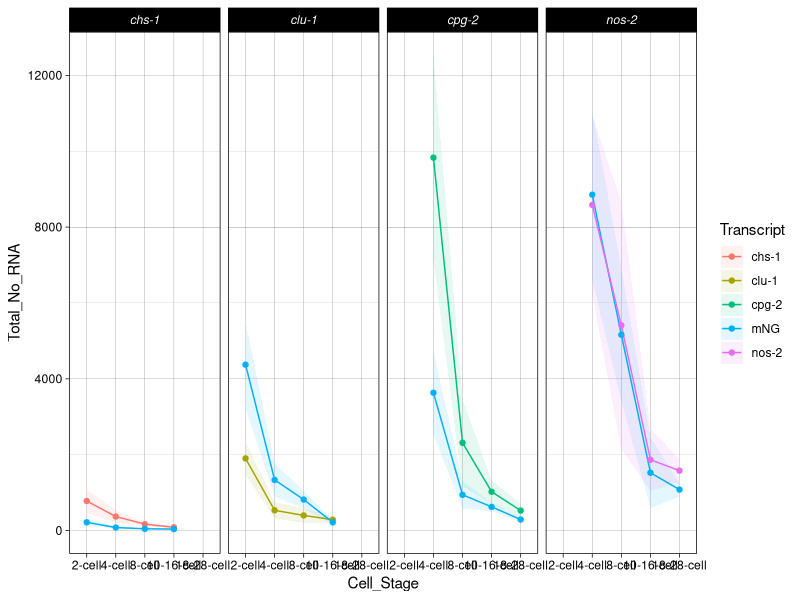
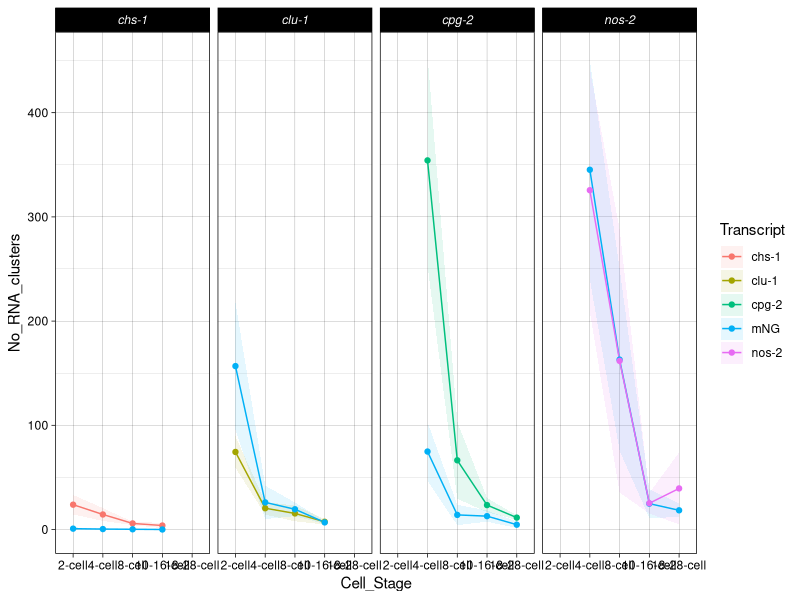
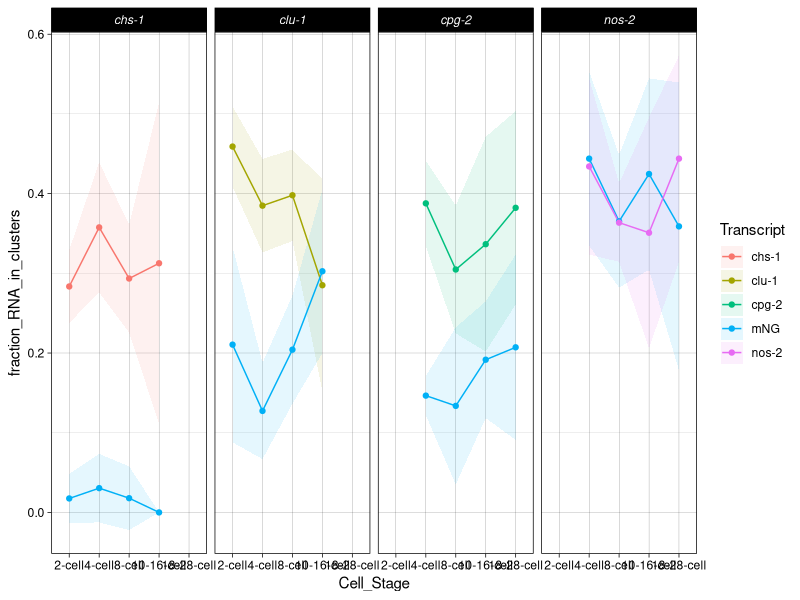
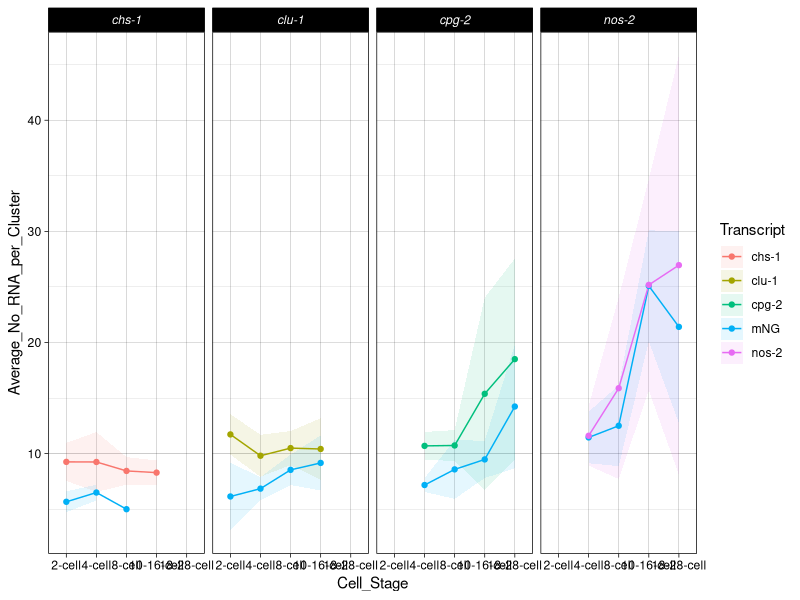
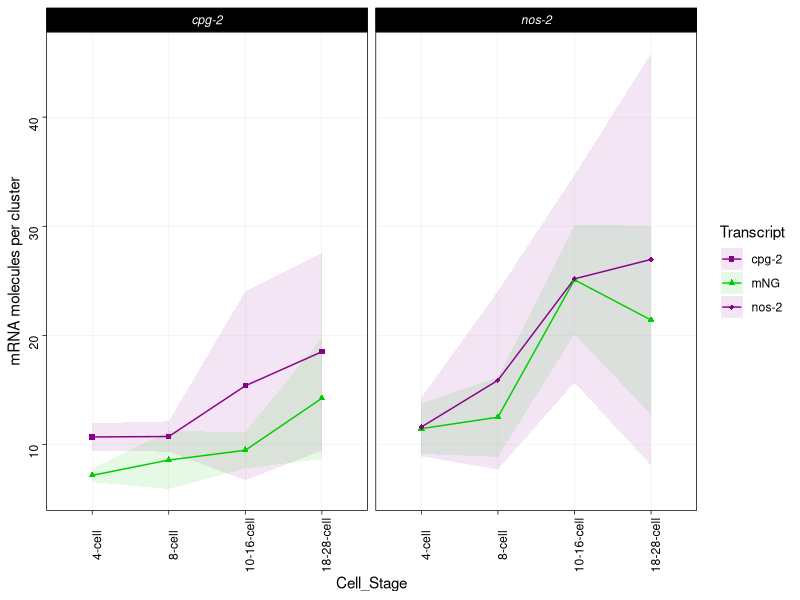
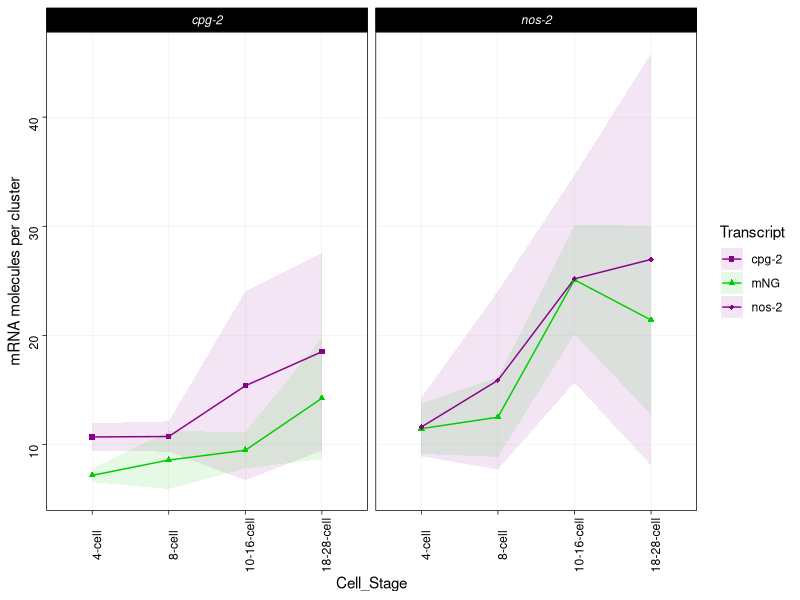

Write R code to recreate these figures, in order. (Note: this script raises an error after producing the figures.)
## ---- chunk 1

print("script initiated on", quote = FALSE)
Sys.time()

library(ggplot2)
library(ggthemes)
library(gridExtra)
library(tidyr)
library(broom)
library(dplyr)

## ---- chunk 2

# import the data
quantTable <- read.table(file = "../1_input/figure4_Sourcedata3_191022.txt", header = TRUE, row.names = 1) 

## ---- chunk 3
quantTable$Cell_Stage <- factor(quantTable$Cell_Stage, levels = c("2-cell", "4-cell", "8-cell", "10-16-cell", "18-28-cell"))

dim(quantTable)
head(quantTable)
str(quantTable)
## ---- chunk 4

# Make a function to summarize the data
data_summary <- function(data, varname, groupnames){
  require(plyr)
  summary_func <- function(x, col){
    c(mean = mean(x[[col]], na.rm=TRUE),
      sd = sd(x[[col]], na.rm=TRUE))
  }
  data_sum<-ddply(data, groupnames, .fun=summary_func,
                  varname)
  data_sum <- rename(data_sum, c("mean" = varname))
 return(data_sum)
}



## ---- chunk 5

#summarize the total number of RNAs
UTR_summ_total_RNA <- data_summary(quantTable, varname="Total_No_RNA", 
                    groupnames=c("Transcript", "X3UTR", "Cell_Stage"))

# plot number of RNA molecules by transcript type
ggplot(UTR_summ_total_RNA, aes(x=Cell_Stage, y=Total_No_RNA, group=Transcript, color=Transcript))+ 
  geom_ribbon(aes(ymin=Total_No_RNA-sd, ymax=Total_No_RNA+sd, fill = Transcript), alpha=0.1, linetype = 0) +
  facet_grid(. ~ X3UTR , scales = "free_y") +
  geom_line() + geom_point() +
  theme_linedraw() +
  theme(strip.text = element_text(face = "italic"))


## ---- chunk 6

# plot number of clusters by transcript type

UTR_summ_total_clusters <- data_summary(quantTable, varname="No_RNA_clusters", 
                    groupnames=c("Transcript", "X3UTR", "Cell_Stage"))


ggplot(UTR_summ_total_clusters, aes(x=Cell_Stage, y=No_RNA_clusters, group=Transcript, color=Transcript))+ 
  geom_ribbon(aes(ymin=No_RNA_clusters-sd, ymax=No_RNA_clusters+sd, fill = Transcript), alpha=0.1, linetype = 0) +
  facet_grid(. ~ X3UTR , scales = "free_y") +
  geom_line() + geom_point() +
  theme_linedraw() +
  theme(strip.text = element_text(face = "italic"))

## ---- chunk 7

# plot fraction_RNA_in_clusters by transcript type


UTR_summ_fraction <- data_summary(quantTable, varname="fraction_RNA_in_clusters", 
                    groupnames=c("Transcript", "X3UTR", "Cell_Stage"))


ggplot(UTR_summ_fraction, aes(x=Cell_Stage, y=fraction_RNA_in_clusters, group=Transcript, color=Transcript))+ 
  geom_ribbon(aes(ymin=fraction_RNA_in_clusters-sd, ymax=fraction_RNA_in_clusters+sd, fill = Transcript), alpha=0.1, linetype = 0) +
  facet_grid(. ~ X3UTR , scales = "free_y") +
  geom_line() + geom_point() +
  theme_linedraw() +
  theme(strip.text = element_text(face = "italic"))


## ---- chunk 8

# summarize RNA content of clusters by transcript type
UTR_summ_total_content <- data_summary(quantTable, varname="Average_No_RNA_per_Cluster", 
                    groupnames=c("Transcript", "X3UTR", "Cell_Stage"))

# summarize RNA content of clusters by transcript type
ggplot(UTR_summ_total_content, aes(x=Cell_Stage, y=Average_No_RNA_per_Cluster, group=Transcript, color=Transcript))+ 
  geom_ribbon(aes(ymin=Average_No_RNA_per_Cluster-sd, ymax=Average_No_RNA_per_Cluster+sd, fill = Transcript), alpha=0.1, linetype = 0) +
  facet_grid(. ~ X3UTR , scales = "free_y") +
  geom_line() + geom_point() +
  theme_linedraw() +
  theme(strip.text = element_text(face = "italic"))



## ---- chunk 9

#Filter for cpg-2 and nos-2 that will be in the main figure
cpgnos2_summTotalSubset <- UTR_summ_total_content[which(UTR_summ_total_content$X3UTR == "cpg-2" | UTR_summ_total_content$X3UTR ==  "nos-2"),]

p_cpg2_nos2_AveMolPlot <- ggplot(cpgnos2_summTotalSubset, aes(x=Cell_Stage, y=Average_No_RNA_per_Cluster, group=Transcript, color=Transcript, shape = Transcript))+ 
  geom_ribbon(aes(ymin=Average_No_RNA_per_Cluster-sd, ymax=Average_No_RNA_per_Cluster+sd, fill = Transcript), alpha=0.1, linetype = 0) +
  facet_grid(. ~ X3UTR , scales = "free_y") +
  ylab("mRNA molecules per cluster") +
  geom_line() + geom_point() +
  theme_linedraw() +
  scale_fill_manual(values=c("magenta4", "green3", "magenta4")) +
  scale_color_manual(values=c("magenta4", "green3", "magenta4")) +
  scale_shape_manual(values=c(15, 17, 18, 6)) +
  theme(strip.text = element_text(face = "italic"), panel.grid.minor = element_blank(), panel.grid.major = element_line(colour = "grey"), axis.text.y = element_text(angle=90), axis.text.x = element_text(angle=90)) 

p_cpg2_nos2_AveMolPlot

#Set date
date <- format(Sys.time(), "%y%m%d")
#set filename
filename <- paste("../3_output/", date, "_output_plots_Fig4FH.pdf", sep = "")


#export pdf
pdf(file = filename, width = 4, height = 2.5)
grid.arrange(p_cpg2_nos2_AveMolPlot)
dev.off()
dev.off()

#Report
print("The following output plot was saved: ", quote = FALSE)
print(filename, quote = FALSE)
## ---- chunk 10

##### Perform t-tests on cpg-2 v. neongreen::cpg-2 3'UTR localization to granules ########

# select cpg-2 data
cpg2QuantTable <- quantTable%>%
  filter(X3UTR == "cpg-2")
cpg2QuantTable$Transcript <- factor(cpg2QuantTable$Transcript, levels = c("cpg-2", "mNG"))

# summarize cpg-2 data
cpg2SummaryTable <- cpg2QuantTable%>%
  dplyr::group_by(Cell_Stage, Transcript) %>%
  dplyr::summarize(value = list(Average_No_RNA_per_Cluster)) %>%
  spread(Transcript, value)

# Perform t-tests
cpg2_pvalues <- data.frame()
for (i in 1:4){
  cpg2_pvalues[i,1] <- t.test(cpg2SummaryTable[[i,2]], cpg2SummaryTable[[i,3]])$p.value
  rownames(cpg2_pvalues)[i] <- as.character(cpg2SummaryTable$Cell_Stage[i])
}
colnames(cpg2_pvalues) <- c("p.value")

# Perform multiple test corrections using the Benjamini Hochberg method
cpg2_pvalues <- cbind(cpg2_pvalues, BH_padjust = p.adjust(cpg2_pvalues$p.value, method = "BH"))

# Report p values
cpg2_pvalues
## ---- chunk 11

##### Perform t-tests on nos-2 v. neongreen::nos-2 3'UTR localization to granules ########

# select nos-2 data
nos2QuantTable <- quantTable%>%
  filter(X3UTR == "nos-2")
nos2QuantTable$Transcript <- factor(nos2QuantTable$Transcript, levels = c("nos-2", "mNG"))

# summarize nos-2 data
nos2SummaryTable <- nos2QuantTable%>%
  dplyr::group_by(Cell_Stage, Transcript) %>%
  dplyr::summarize(value = list(Average_No_RNA_per_Cluster)) %>%
  spread(Transcript, value)

# Perform t-tests
nos2_pvalues <- data.frame()
for (i in 1:4){
  nos2_pvalues[i,1] <- t.test(nos2SummaryTable[[i,2]], nos2SummaryTable[[i,3]])$p.value
  rownames(nos2_pvalues)[i] <- as.character(nos2SummaryTable$Cell_Stage[i])
}
colnames(nos2_pvalues) <- c("p.value")

# Perform multiple test corrections using the Benjamini Hochberg method
nos2_pvalues <- cbind(nos2_pvalues, BH_padjust = p.adjust(nos2_pvalues$p.value, method = "BH"))

# Report p values
nos2_pvalues

## ---- chunk 12

#Filter for chs-1 and clu-1 that will be in the main figure
chsclu_summTotalSubset <- UTR_summ_total_content[which(UTR_summ_total_content$X3UTR == "chs-1" | UTR_summ_total_content$X3UTR ==  "clu-1"),]

chsclu_summTotalSubset <- replace(chsclu_summTotalSubset, is.na(chsclu_summTotalSubset), 0)

p_chs1clu1_AveMolPlot <- ggplot(chsclu_summTotalSubset, aes(x=Cell_Stage, y=Average_No_RNA_per_Cluster, group=Transcript, color=Transcript, shape = Transcript))+ 
  geom_ribbon(aes(ymin=Average_No_RNA_per_Cluster-sd, ymax=Average_No_RNA_per_Cluster+sd, fill = Transcript), alpha=0.1, linetype = 0) +
  facet_grid(. ~ X3UTR , scales = "free_y") +
  ylab("mRNA molecules per cluster") +
  geom_line() + geom_point() +
  theme_linedraw() +
  scale_fill_manual(values=c("magenta4", "magenta4", "green3" )) +
  scale_color_manual(values=c("magenta4", "magenta4", "green3")) +
  scale_shape_manual(values=c(15, 17, 18, 6)) +
  theme(strip.text = element_text(face = "italic"), panel.grid.minor = element_blank(), panel.grid.major = element_line(colour = "grey"), axis.text.y = element_text(angle=90), axis.text.x = element_text(angle=90)) 

p_chs1clu1_AveMolPlot

#Set date
date <- format(Sys.time(), "%y%m%d")
#set filename
filename <- paste("../3_output/", date, "_output_plots_Fig4Supp1.pdf", sep = "")


#export pdf
pdf(file = filename, width = 4, height = 2.5)
p_chs1clu1_AveMolPlot
dev.off()
dev.off()

#Report
print("The following output plot was saved: ", quote = FALSE)
print(filename, quote = FALSE)


## ---- chunk 13

##### Perform t-tests on chs-1 v. neongreen::chs-1 3'UTR localization to granules ########

# select chs-1 data
chs1QuantTable <- quantTable%>%
  filter(X3UTR == "chs-1")
chs1QuantTable$Transcript <- factor(chs1QuantTable$Transcript, levels = c("chs-1", "mNG"))

# summarize chs-1 data
chs1SummaryTable <- chs1QuantTable%>%
  dplyr::group_by(Cell_Stage, Transcript) %>%
  dplyr::summarize(value = list(Average_No_RNA_per_Cluster)) %>%
  spread(Transcript, value)

# Perform t-tests
chs1_pvalues <- data.frame()

for (i in 1:2){
  chs1_pvalues[i,1] <- t.test(chs1SummaryTable[[i,2]], chs1SummaryTable[[i,3]])$p.value
  rownames(chs1_pvalues)[i] <- as.character(chs1SummaryTable$Cell_Stage[i])
}
colnames(chs1_pvalues) <- c("p.value")


# Perform multiple test corrections using the Benjamini Hochberg method
chs1_pvalues <- cbind(chs1_pvalues, BH_padjust = p.adjust(chs1_pvalues$p.value, method = "BH"))

# Report p values
chs1_pvalues
## ---- chunk 14

##### Perform t-tests on clu-1 v. neongreen::clu 3'UTR localization to granules ########

# select clu-1 data
cluQuantTable <- quantTable%>%
  filter(X3UTR == "clu-1")
cluQuantTable$Transcript <- factor(cluQuantTable$Transcript, levels = c("clu-1", "mNG"))

# summarize chs-1 data
clu1SummaryTable <- cluQuantTable%>%
  dplyr::group_by(Cell_Stage, Transcript) %>%
  dplyr::summarize(value = list(Average_No_RNA_per_Cluster)) %>%
  spread(Transcript, value)

# Perform t-tests
clu1_pvalues <- data.frame()

for (i in 1:4){
  clu1_pvalues[i,1] <- t.test(clu1SummaryTable[[i,2]], clu1SummaryTable[[i,3]])$p.value
  rownames(clu1_pvalues)[i] <- as.character(clu1SummaryTable$Cell_Stage[i])
}
colnames(clu1_pvalues) <- c("p.value")

# Perform multiple test corrections using the Benjamini Hochberg method
clu1_pvalues <- cbind(clu1_pvalues, BH_padjust = p.adjust(clu1_pvalues$p.value, method = "BH"))

# Report p values
clu1_pvalues
## ---- chunk 15
sessionInfo()
